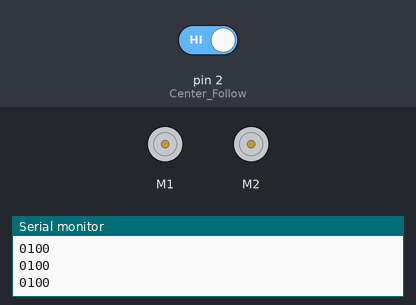
The sketch below on a simulated Arduino Uno, built with avr-gcc and run on an emulated ATmega328P. Parts: 2 × DC motor (green arrow = forward, orange = backward, longer = faster), the last lines printed to the serial monitor. The inputs (shaded band) are chosen by the test bench; at power-on: pin 2 (Center_Follow) HIGH.

Above: at 1.2 s.
1.3 s: pin 2 (Center_Follow) driven LOW
At 2.7 s:
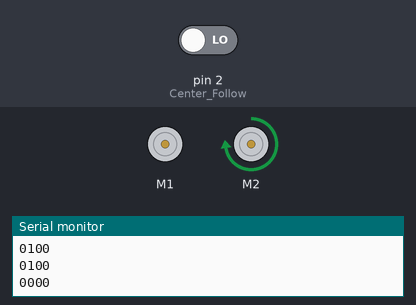
At 3.18 s:
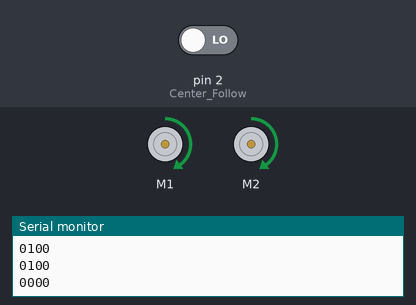
4.3 s: pin 2 (Center_Follow) driven HIGH
5.8 s: pin 2 (Center_Follow) driven LOW
At 6.2 s:
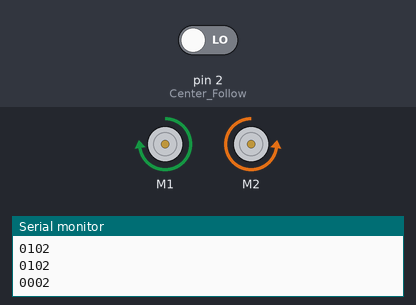
Timing chart, 0 to 14.8 s (numbered marks = the images above; inputs shaded):
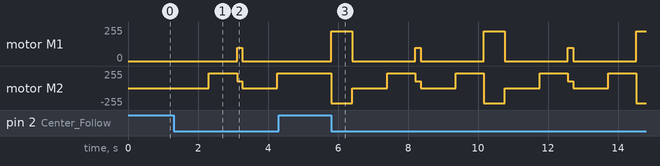

The sketch:

LineFollowDraft.ino
```cpp
#include "AFMotor.h"


#include "AFMotor.h"
AF_DCMotor motor_FL(1);
AF_DCMotor motor_FR(2);
int Left_Follow = 0;
int Right_Follow = 1;
int Center_Follow = 2;

int count=0;


void setup() {
  Serial.begin(9600);
  motor_FL.run(RELEASE);
    motor_FL.setSpeed(0);
  motor_FR.run(RELEASE);
    motor_FR.setSpeed(0);


int x;
int y;
int z;
int s;
}

void AllForward(int x)
{
  motor_FL.run(FORWARD);
    motor_FL.setSpeed(x);
  motor_FR.run(FORWARD);
    motor_FR.setSpeed(x);
}

void TurnRight(int y)
{
  motor_FL.run(BACKWARD);
    motor_FL.setSpeed(y);
  motor_FR.run(FORWARD);
    motor_FR.setSpeed(y);
}

void TurnRRight(int s)
{
  motor_FL.run(RELEASE);
    motor_FL.setSpeed(0);
  motor_FR.run(FORWARD);
    motor_FR.setSpeed(s);
}

void TurnLeft(int z)
{
  motor_FL.run(FORWARD);
    motor_FL.setSpeed(z);
  motor_FR.run(BACKWARD);
    motor_FR.setSpeed(z);
}


void AllStop()
{
  motor_FL.run(RELEASE);
    motor_FL.setSpeed(0);
  motor_FR.run(RELEASE);
    motor_FR.setSpeed(0);
}


void loop() {
  int LeftDFR = digitalRead(Left_Follow);
  int CenterDFR = digitalRead(Center_Follow);
  int RightDFR = digitalRead(Right_Follow);
  Serial.println();
  Serial.println();
  Serial.print(LeftDFR);
  Serial.print(CenterDFR);
  Serial.print(RightDFR);
  Serial.print(count);
//For our sensor zero means it found the line!!


 switch (count) {
   case 0:
 {
  if(LeftDFR == 1 && CenterDFR == 0 && RightDFR == 1){
   AllForward(175);
 }
   else if(LeftDFR == 1 && CenterDFR == 1 && RightDFR == 0){
     TurnRight(125);
   }
   else if (LeftDFR == 1 && CenterDFR == 0 && RightDFR == 0){
     TurnRight(125);
   }
   else if(LeftDFR == 0 && CenterDFR == 1 && RightDFR == 1){
     TurnLeft(150);
   }
   else if(LeftDFR == 0 && CenterDFR == 0 && RightDFR == 1){
     TurnLeft(125);
   }
   else if(LeftDFR == 0 && CenterDFR == 0 && RightDFR == 0){
     AllStop();
     delay(1000);
     TurnRRight(225);
     delay(800);
     AllForward(100);
     delay(150);
     count++;
   }
 }

  break;

  case 1:
  {
  if(LeftDFR == 1 && CenterDFR == 0 && RightDFR == 1){
   AllForward(125);
 }
 if(LeftDFR == 1 && CenterDFR == 1 && RightDFR == 0){
   TurnRight(125);
 }
 if(LeftDFR == 0 && CenterDFR == 1 && RightDFR == 1){
   TurnLeft(125);
 }
 if(LeftDFR == 1 && CenterDFR == 0 && RightDFR == 0){
   AllStop();
     delay(1000);
     TurnRRight(220);
     delay(800);

   count++;
 }
 if(LeftDFR == 0 && CenterDFR == 0 && RightDFR == 0){
   AllStop();
     delay(1000);
     TurnRRight(220);
     delay(800);

   count++;
  }
  }

 break;

 case 2:
 {
 if(LeftDFR == 1 && CenterDFR == 0 && RightDFR == 1){
   AllForward(200);
 }
   if(LeftDFR == 0 && CenterDFR == 1 && RightDFR == 1){
     TurnLeft(150);
   }
   if(LeftDFR == 1 && CenterDFR == 0 && RightDFR == 0){
     TurnRight(150);
   }
   if(LeftDFR == 1 && CenterDFR == 1 && RightDFR == 0){
   TurnRight(150);
   }
   if(LeftDFR == 0 && CenterDFR == 0 && RightDFR == 0){
   TurnLeft(225);
   delay(600);
   count++;
   }
 }


 break;

 case 3:
 {
 if(LeftDFR == 1 && CenterDFR == 0 &&RightDFR == 1){
 AllForward(200);
}
if(LeftDFR == 1 && CenterDFR == 1 && RightDFR == 0){
   TurnRight(150);
}
if(LeftDFR == 0 && CenterDFR == 1 && RightDFR == 1){
   TurnLeft(150);
}
if(LeftDFR == 0 && CenterDFR == 0 && RightDFR == 0){

  TurnRight(200);
  count=0;
}
 }

   break;


 /*else{
  motor_FL.run(RELEASE);
    motor_FL.setSpeed(0);
  motor_FR.run(RELEASE);
    motor_FR.setSpeed(0);*/

}
 }
```

Measured:
- after the input at 1.3 s, motor M1: stopped → forward 100/255 after 1.8 s, → stopped 0.15 s later; motor M2: stopped → forward 225/255 after 1.0 s, → forward 100/255 0.80 s later, → stopped 0.15 s later, → forward 220/255 1.0 s later
- after the input at 4.3 s, motor M1: stays stopped (without the input it goes to forward 225/255 after 0.77 s); motor M2: stays forward 220/255 (without the input it goes to backward 225/255 after 0.77 s)
- after the input at 5.8 s, motor M1: stopped → forward 225/255 at once, → stopped 0.60 s later, → forward 100/255 1.8 s later, → stopped 0.15 s later, … (9 changes in this stretch); motor M2: forward 220/255 → backward 225/255 at once, → stopped 0.60 s later, → forward 225/255 1.0 s later, → forward 100/255 0.80 s later, … (13 changes in this stretch)
